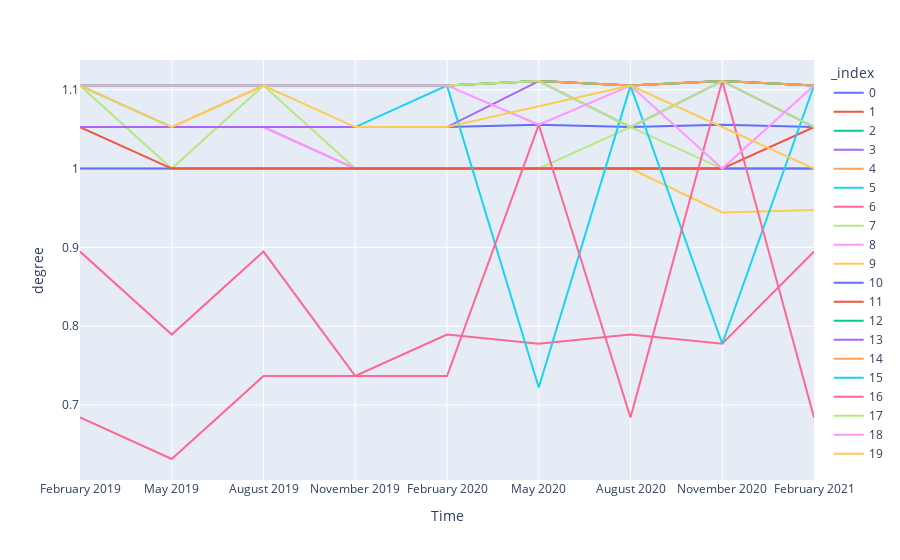

The notebook cell saved with this chart:
### Code cell
fig= px.line(finaltable, x=finaltable.Time, y=finaltable.degree, color=finaltable.index)
fig.show()

### Figure 1 — Plotly figure (JSON) as saved in the notebook; plotly's stock layout.template omitted (floating-point values rounded to 4 significant figures)
{"data": [{"hovertemplate": "_index=0<br>Time=%{x}<br>degree=%{y}<extra></extra>", "legendgroup": "0", "line": {"color": "#636efa", "dash": "solid"}, "mode": "lines", "name": "0", "orientation": "v", "showlegend": true, "type": "scatter", "x": ["February 2019", "May 2019", "August 2019", "November 2019", "February 2020", "May 2020", "August 2020", "November 2020", "February 2021"], "xaxis": "x", "y": [1.053, 1.053, 1.053, 1.053, 1.053, 1.056, 1.053, 1.056, 1.053], "yaxis": "y"}, {"hovertemplate": "_index=1<br>Time=%{x}<br>degree=%{y}<extra></extra>", "legendgroup": "1", "line": {"color": "#EF553B", "dash": "solid"}, "mode": "lines", "name": "1", "orientation": "v", "showlegend": true, "type": "scatter", "x": ["February 2019", "May 2019", "August 2019", "November 2019", "February 2020", "May 2020", "August 2020", "November 2020", "February 2021"], "xaxis": "x", "y": [1.105, 1.105, 1.105, 1.105, 1.105, 1.111, 1.105, 1.111, 1.105], "yaxis": "y"}, {"hovertemplate": "_index=2<br>Time=%{x}<br>degree=%{y}<extra></extra>", "legendgroup": "2", "line": {"color": "#00cc96", "dash": "solid"}, "mode": "lines", "name": "2", "orientation": "v", "showlegend": true, "type": "scatter", "x": ["February 2019", "May 2019", "August 2019", "November 2019", "February 2020", "May 2020", "August 2020", "November 2020", "February 2021"], "xaxis": "x", "y": [1.105, 1.105, 1.105, 1.105, 1.105, 1.111, 1.105, 1.111, 1.105], "yaxis": "y"}, {"hovertemplate": "_index=3<br>Time=%{x}<br>degree=%{y}<extra></extra>", "legendgroup": "3", "line": {"color": "#ab63fa", "dash": "solid"}, "mode": "lines", "name": "3", "orientation": "v", "showlegend": true, "type": "scatter", "x": ["February 2019", "May 2019", "August 2019", "November 2019", "February 2020", "May 2020", "August 2020", "November 2020", "February 2021"], "xaxis": "x", "y": [1.053, 1.053, 1.053, 1, 1, 1, 1, 1, 1], "yaxis": "y"}, {"hovertemplate": "_index=4<br>Time=%{x}<br>degree=%{y}<extra></extra>", "legendgroup": "4", "line": {"color": "#FFA15A", "dash": "solid"}, "mode": "lines", "name": "4", "orientation": "v", "showlegend": true, "type": "scatter", "x": ["February 2019", "May 2019", "August 2019", "November 2019", "February 2020", "May 2020", "August 2020", "November 2020", "February 2021"], "xaxis": "x", "y": [1.053, 1.053, 1.105, 1.105, 1.105, 1.111, 1.105, 1.111, 1.105], "yaxis": "y"}, {"hovertemplate": "_index=5<br>Time=%{x}<br>degree=%{y}<extra></extra>", "legendgroup": "5", "line": {"color": "#19d3f3", "dash": "solid"}, "mode": "lines", "name": "5", "orientation": "v", "showlegend": true, "type": "scatter", "x": ["February 2019", "May 2019", "August 2019", "November 2019", "February 2020", "May 2020", "August 2020", "November 2020", "February 2021"], "xaxis": "x", "y": [1.105, 1.053, 1.053, 1.053, 1.105, 1.111, 1.105, 1.111, 1.105], "yaxis": "y"}, {"hovertemplate": "_index=6<br>Time=%{x}<br>degree=%{y}<extra></extra>", "legendgroup": "6", "line": {"color": "#FF6692", "dash": "solid"}, "mode": "lines", "name": "6", "orientation": "v", "showlegend": true, "type": "scatter", "x": ["February 2019", "May 2019", "August 2019", "November 2019", "February 2020", "May 2020", "August 2020", "November 2020", "February 2021"], "xaxis": "x", "y": [0.6842, 0.6316, 0.7368, 0.7368, 0.7895, 0.7778, 0.7895, 0.7778, 0.8947], "yaxis": "y"}, {"hovertemplate": "_index=7<br>Time=%{x}<br>degree=%{y}<extra></extra>", "legendgroup": "7", "line": {"color": "#B6E880", "dash": "solid"}, "mode": "lines", "name": "7", "orientation": "v", "showlegend": true, "type": "scatter", "x": ["February 2019", "May 2019", "August 2019", "November 2019", "February 2020", "May 2020", "August 2020", "November 2020", "February 2021"], "xaxis": "x", "y": [1.105, 1, 1.105, 1, 1, 1, 1.053, 1, 1], "yaxis": "y"}, {"hovertemplate": "_index=8<br>Time=%{x}<br>degree=%{y}<extra></extra>", "legendgroup": "8", "line": {"color": "#FF97FF", "dash": "solid"}, "mode": "lines", "name": "8", "orientation": "v", "showlegend": true, "type": "scatter", "x": ["February 2019", "May 2019", "August 2019", "November 2019", "February 2020", "May 2020", "August 2020", "November 2020", "February 2021"], "xaxis": "x", "y": [1.053, 1.053, 1.053, 1, 1, 1, 1, 1, 1.053], "yaxis": "y"}, {"hovertemplate": "_index=9<br>Time=%{x}<br>degree=%{y}<extra></extra>", "legendgroup": "9", "line": {"color": "#FECB52", "dash": "solid"}, "mode": "lines", "name": "9", "orientation": "v", "showlegend": true, "type": "scatter", "x": ["February 2019", "May 2019", "August 2019", "November 2019", "February 2020", "May 2020", "August 2020", "November 2020", "February 2021"], "xaxis": "x", "y": [1, 1, 1, 1, 1, 1, 1, 0.9444, 0.9474], "yaxis": "y"}, {"hovertemplate": "_index=10<br>Time=%{x}<br>degree=%{y}<extra></extra>", "legendgroup": "10", "line": {"color": "#636efa", "dash": "solid"}, "mode": "lines", "name": "10", "orientation": "v", "showlegend": true, "type": "scatter", "x": ["February 2019", "May 2019", "August 2019", "November 2019", "February 2020", "May 2020", "August 2020", "November 2020", "February 2021"], "xaxis": "x", "y": [1, 1, 1, 1, 1, 1, 1, 1, 1], "yaxis": "y"}, {"hovertemplate": "_index=11<br>Time=%{x}<br>degree=%{y}<extra></extra>", "legendgroup": "11", "line": {"color": "#EF553B", "dash": "solid"}, "mode": "lines", "name": "11", "orientation": "v", "showlegend": true, "type": "scatter", "x": ["February 2019", "May 2019", "August 2019", "November 2019", "February 2020", "May 2020", "August 2020", "November 2020", "February 2021"], "xaxis": "x", "y": [1.053, 1, 1, 1, 1, 1, 1, 1, 1.053], "yaxis": "y"}, {"hovertemplate": "_index=12<br>Time=%{x}<br>degree=%{y}<extra></extra>", "legendgroup": "12", "line": {"color": "#00cc96", "dash": "solid"}, "mode": "lines", "name": "12", "orientation": "v", "showlegend": true, "type": "scatter", "x": ["February 2019", "May 2019", "August 2019", "November 2019", "February 2020", "May 2020", "August 2020", "November 2020", "February 2021"], "xaxis": "x", "y": [1.105, 1.105, 1.105, 1.105, 1.105, 1.111, 1.105, 1.111, 1.105], "yaxis": "y"}, {"hovertemplate": "_index=13<br>Time=%{x}<br>degree=%{y}<extra></extra>", "legendgroup": "13", "line": {"color": "#ab63fa", "dash": "solid"}, "mode": "lines", "name": "13", "orientation": "v", "showlegend": true, "type": "scatter", "x": ["February 2019", "May 2019", "August 2019", "November 2019", "February 2020", "May 2020", "August 2020", "November 2020", "February 2021"], "xaxis": "x", "y": [1.053, 1.053, 1.053, 1.053, 1.053, 1.111, 1.053, 1.111, 1.053], "yaxis": "y"}, {"hovertemplate": "_index=14<br>Time=%{x}<br>degree=%{y}<extra></extra>", "legendgroup": "14", "line": {"color": "#FFA15A", "dash": "solid"}, "mode": "lines", "name": "14", "orientation": "v", "showlegend": true, "type": "scatter", "x": ["February 2019", "May 2019", "August 2019", "November 2019", "February 2020", "May 2020", "August 2020", "November 2020", "February 2021"], "xaxis": "x", "y": [1.105, 1.105, 1.105, 1.105, 1.105, 1.111, 1.105, 1.111, 1.105], "yaxis": "y"}, {"hovertemplate": "_index=15<br>Time=%{x}<br>degree=%{y}<extra></extra>", "legendgroup": "15", "line": {"color": "#19d3f3", "dash": "solid"}, "mode": "lines", "name": "15", "orientation": "v", "showlegend": true, "type": "scatter", "x": ["February 2019", "May 2019", "August 2019", "November 2019", "February 2020", "May 2020", "August 2020", "November 2020", "February 2021"], "xaxis": "x", "y": [1.105, 1.105, 1.105, 1.105, 1.105, 0.7222, 1.105, 0.7778, 1.105], "yaxis": "y"}, {"hovertemplate": "_index=16<br>Time=%{x}<br>degree=%{y}<extra></extra>", "legendgroup": "16", "line": {"color": "#FF6692", "dash": "solid"}, "mode": "lines", "name": "16", "orientation": "v", "showlegend": true, "type": "scatter", "x": ["February 2019", "May 2019", "August 2019", "November 2019", "February 2020", "May 2020", "August 2020", "November 2020", "February 2021"], "xaxis": "x", "y": [0.8947, 0.7895, 0.8947, 0.7368, 0.7368, 1.056, 0.6842, 1.111, 0.6842], "yaxis": "y"}, {"hovertemplate": "_index=17<br>Time=%{x}<br>degree=%{y}<extra></extra>", "legendgroup": "17", "line": {"color": "#B6E880", "dash": "solid"}, "mode": "lines", "name": "17", "orientation": "v", "showlegend": true, "type": "scatter", "x": ["February 2019", "May 2019", "August 2019", "November 2019", "February 2020", "May 2020", "August 2020", "November 2020", "February 2021"], "xaxis": "x", "y": [1.105, 1.105, 1.105, 1.105, 1.105, 1.111, 1.053, 1.111, 1.053], "yaxis": "y"}, {"hovertemplate": "_index=18<br>Time=%{x}<br>degree=%{y}<extra></extra>", "legendgroup": "18", "line": {"color": "#FF97FF", "dash": "solid"}, "mode": "lines", "name": "18", "orientation": "v", "showlegend": true, "type": "scatter", "x": ["February 2019", "May 2019", "August 2019", "November 2019", "February 2020", "May 2020", "August 2020", "November 2020", "February 2021"], "xaxis": "x", "y": [1.105, 1.105, 1.105, 1.105, 1.105, 1.056, 1.105, 1, 1.105], "yaxis": "y"}, {"hovertemplate": "_index=19<br>Time=%{x}<br>degree=%{y}<extra></extra>", "legendgroup": "19", "line": {"color": "#FECB52", "dash": "solid"}, "mode": "lines", "name": "19", "orientation": "v", "showlegend": true, "type": "scatter", "x": ["February 2019", "May 2019", "August 2019", "November 2019", "February 2020", "August 2020", "February 2021"], "xaxis": "x", "y": [1.105, 1.053, 1.105, 1.053, 1.053, 1.105, 1], "yaxis": "y"}], "layout": {"legend": {"title": {"text": "_index"}, "tracegroupgap": 0}, "margin": {"t": 60}, "xaxis": {"anchor": "y", "domain": [0, 1], "title": {"text": "Time"}}, "yaxis": {"anchor": "x", "domain": [0, 1], "title": {"text": "degree"}}}}
